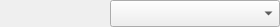
<?xml version="1.0" encoding="UTF-8"?>
<ui version="4.0">
 <class>UC_TEnum</class>
 <widget class="QWidget" name="UC_TEnum">
  <property name="geometry">
   <rect>
    <x>0</x>
    <y>0</y>
    <width>280</width>
    <height>25</height>
   </rect>
  </property>
  <property name="windowTitle">
   <string>Form</string>
  </property>
  <layout class="QHBoxLayout" name="horizontalLayout">
   <property name="spacing">
    <number>10</number>
   </property>
   <property name="leftMargin">
    <number>0</number>
   </property>
   <property name="topMargin">
    <number>0</number>
   </property>
   <property name="rightMargin">
    <number>0</number>
   </property>
   <property name="bottomMargin">
    <number>0</number>
   </property>
   <item>
    <widget class="QLabel" name="lbl_Name">
     <property name="minimumSize">
      <size>
       <width>100</width>
       <height>0</height>
      </size>
     </property>
     <property name="font">
      <font>
       <family>Times New Roman</family>
       <pointsize>12</pointsize>
      </font>
     </property>
     <property name="text">
      <string/>
     </property>
     <property name="alignment">
      <set>Qt::AlignCenter</set>
     </property>
    </widget>
   </item>
   <item>
    <widget class="QComboBox" name="cmb_Value">
     <property name="sizePolicy">
      <sizepolicy hsizetype="Expanding" vsizetype="Fixed">
       <horstretch>0</horstretch>
       <verstretch>0</verstretch>
      </sizepolicy>
     </property>
     <property name="font">
      <font>
       <family>Times New Roman</family>
       <pointsize>12</pointsize>
      </font>
     </property>
    </widget>
   </item>
  </layout>
 </widget>
 <resources/>
 <connections/>
</ui>
